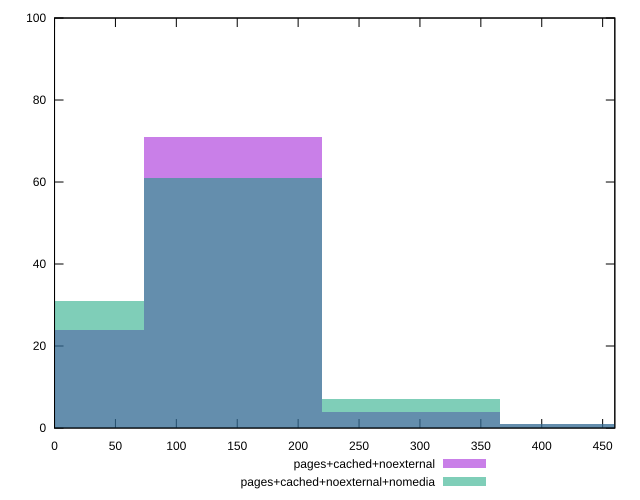

This chart was generated by the following gnuplot code:
reset

$pagesCachedNoexternal <<EOF
146.13327385075456 71
0 24
292.2665477015091 4
438.3998215522637 1
EOF

$pagesCachedNoexternalNomedia <<EOF
146.13327385075456 61
0 31
292.2665477015091 7
438.3998215522637 1
EOF

set key outside below
set boxwidth 146.13327385075456
set xrange [0:460]
set yrange [0:100]
set trange [0:100]
set style fill transparent solid 0.5 noborder
set terminal svg size 640, 500 enhanced background rgb 'white'
set output "reprap/uses-optimized-images/comparison/histogram/2_vs_3.svg"

plot $pagesCachedNoexternal title "pages+cached+noexternal" with boxes, \
     $pagesCachedNoexternalNomedia title "pages+cached+noexternal+nomedia" with boxes

reset
